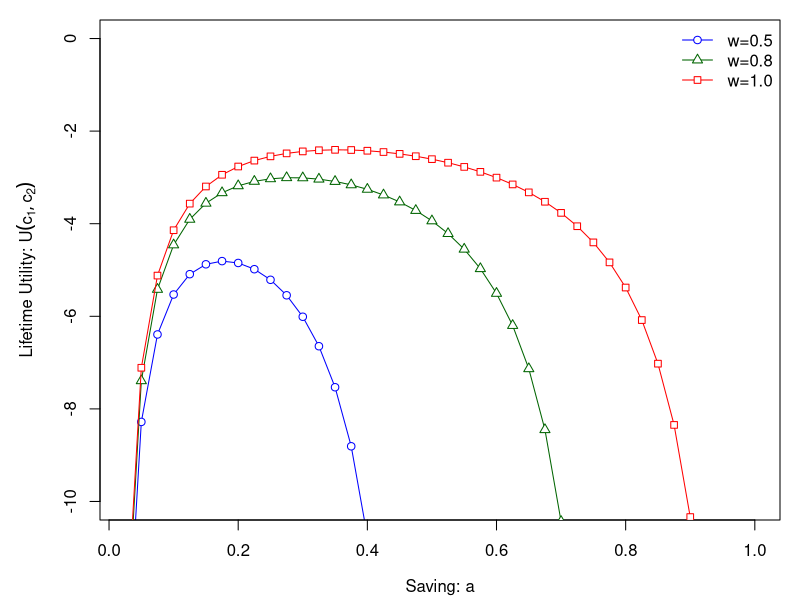
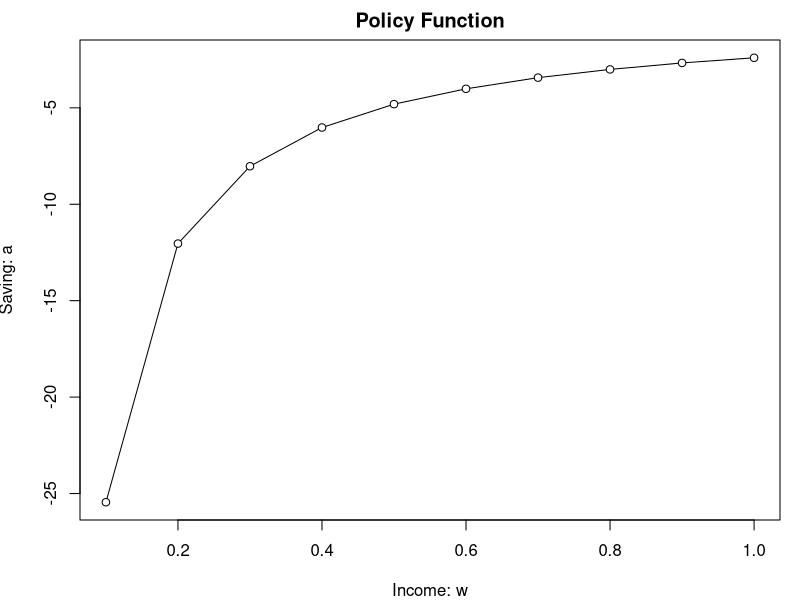

The R script that drew these images, in order:
#
# 経済セミナー連載「定量的マクロ経済学と数値計算」
# 第2回「2期間モデルと数値計算の概観」のソースコードのRへの野良移植
#

#
# 計算用グリッドを初期化
#

# グリッドのパラメーター
# number:グリッドの数, min:最小値, max:最大値
gparam_w <- list(number = 10, min=0.1, max=1.0)
gparam_a <- list(number = 40, min=0.025, max=1.0)

# グリッド生成関数
init_grid <- function(gparam){
	with(gparam,{
		seq(min, max, length.out=number)
	})
}

grid_w <- init_grid(gparam_w) # 所得w計算用
grid_a <- init_grid(gparam_a) # 貯蓄a計算用

#
# ディープ・パラメーター
# beta:割引因子, gamma:相対的危険回避度, nir: 純利子率
# 
dparam <- list(beta=0.985^30, gamma=2.0, nir=1.025^30-1.0)

#
# 相対的リスク回避度一定効用関数（Constant Relative Risk Aversion Utility Function）
# args: 消費, 相対的危険回避度
# return: 効用水準
# 
CRRA <- function(cons, gamma=dparam[["gamma"]]){
	if(1.0==gamma){
		log(cons)
	} else {
		cons^(1-gamma)/(1-gamma)
	}
}

# 所得wと貯蓄aの組み合わせに応じた消費と効用を計算
cons_0 <- rep(grid_w, each=gparam_a$number) - rep(grid_a, gparam_w$number) # 0期の消費
cons_1 <- (1.0 + dparam$nir)*rep(grid_a, gparam_w$number) # 1期の消費
utility <- CRRA(cons_0) + dparam$beta*CRRA(cons_1)
utility[0>=cons_0] <- ncu <- -1e+10 # 0期の消費が負のときの効用は-1e+10

# 目的関数を代理する行列
# 列ごとに所得w、行ごとに貯蓄aが異なる
mobjf <- matrix(utility, gparam_a$number, gparam_w$number)

# 列（所得w）ごとに目的関数が最大になる行（貯蓄a）の位置を探す
gp_a <- apply(mobjf, 2, which.max) 

# 列（所得w）ごとに目的関数が最大になる貯蓄aを求める
optimal_a <- sapply(1:gparam_w$number, function(gp_w){ mobjf[gp_a[gp_w], gp_w] })

# データフレームに結果をまとめる
df_fig1_a <- data.frame(saving=grid_a) # 図1(a)
for(w in c(0.5, 0.8, 1.0)){
	gp_w <- which(w == grid_w)
	cname <- sprintf("w=%.1f", w)
	df_fig1_a[cname] <- mobjf[, gp_w]
	df_fig1_a[ncu==mobjf[, gp_w], cname] <- NA # 消費が負のとき
}

df_fig1_b <- data.frame(wage=grid_w, policy=optimal_a) # 図1(b)

# 図1(a)をプロットする
pch <- c(21, 24, 22)
col <- c("blue", "darkgreen", "red")
lty <- c(1, 1, 1)
par(mar=c(4, 5, 1, 1), bg="white") # フォントを指定しないとエラー
plot(df_fig1_a$saving, df_fig1_a[,colnames(df_fig1_a)[2]], xlab=expression(paste("Saving: ",a)), ylab=expression(paste("Lifetime Utility: ",U(c[1],c[2]))), ylim=c(-10, 0), type="o", lty=lty[1], pch=pch[1], col=col[1], bg='white')
lines(df_fig1_a$saving, df_fig1_a[,colnames(df_fig1_a)[3]], type="o", lty=lty[2], pch=pch[2], col=col[2], bg='white')
lines(df_fig1_a$saving, df_fig1_a[,colnames(df_fig1_a)[4]], type="o", lty=lty[3], pch=pch[3], col=col[3], bg='white')
legend("topright", colnames(df_fig1_a)[2:4], col=col, lty=lty, lwd=1, pch=pch, pt.bg='white', bg='white', bty="n")

# プロットした図をepsで保存する
dev.copy2eps(file="fig 1-a.eps", width=6, height=4)

# 図1(b)をプロットする
par(mar=c(4, 4, 2, 1), bg="white")
plot(policy ~ wage, main="Policy Function", xlab=expression(paste("Income: ",w)), ylab=expression(paste("Saving: ",a)), data=df_fig1_b, type="o", pch=21, bg='white')

# プロットした図をepsで保存する
dev.copy2eps(file="fig 1-b.eps", width=6, height=4)

